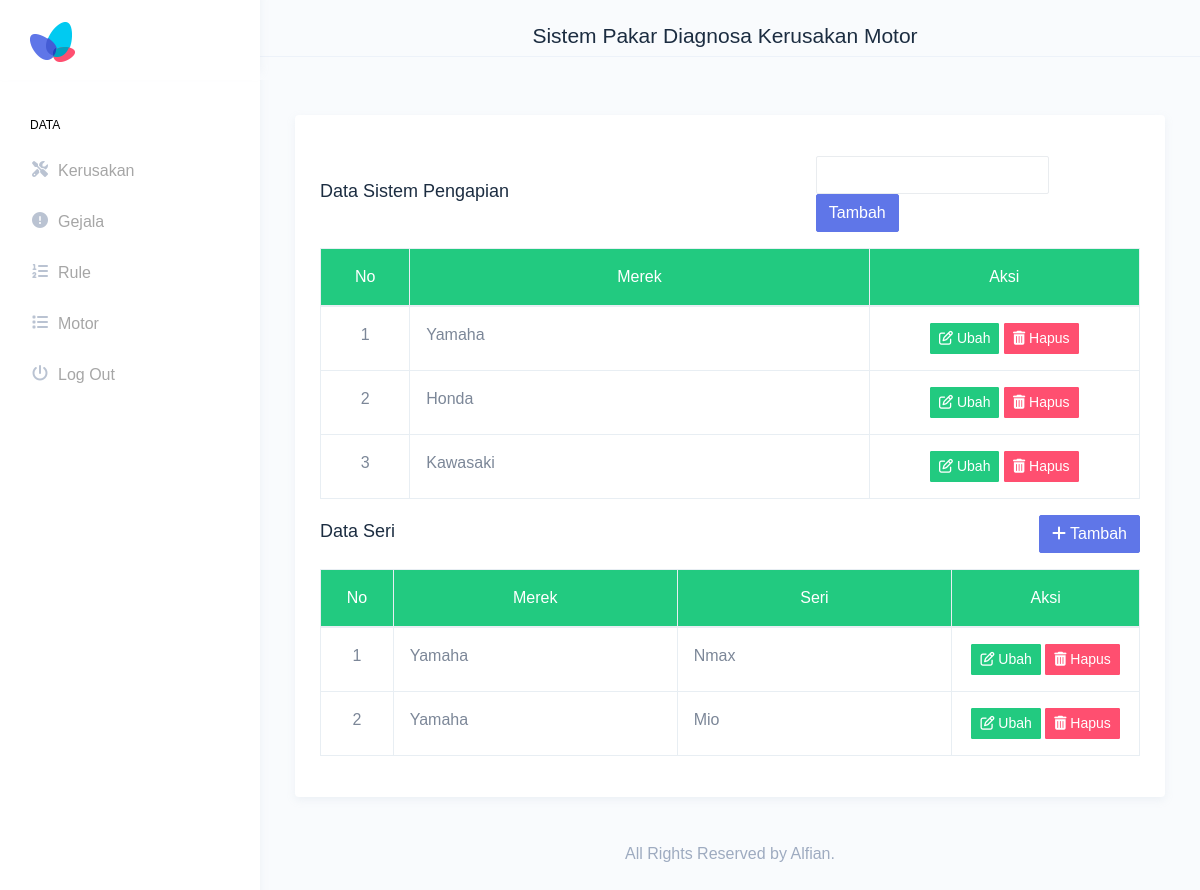
Before: /index.php/motor with the older database file.
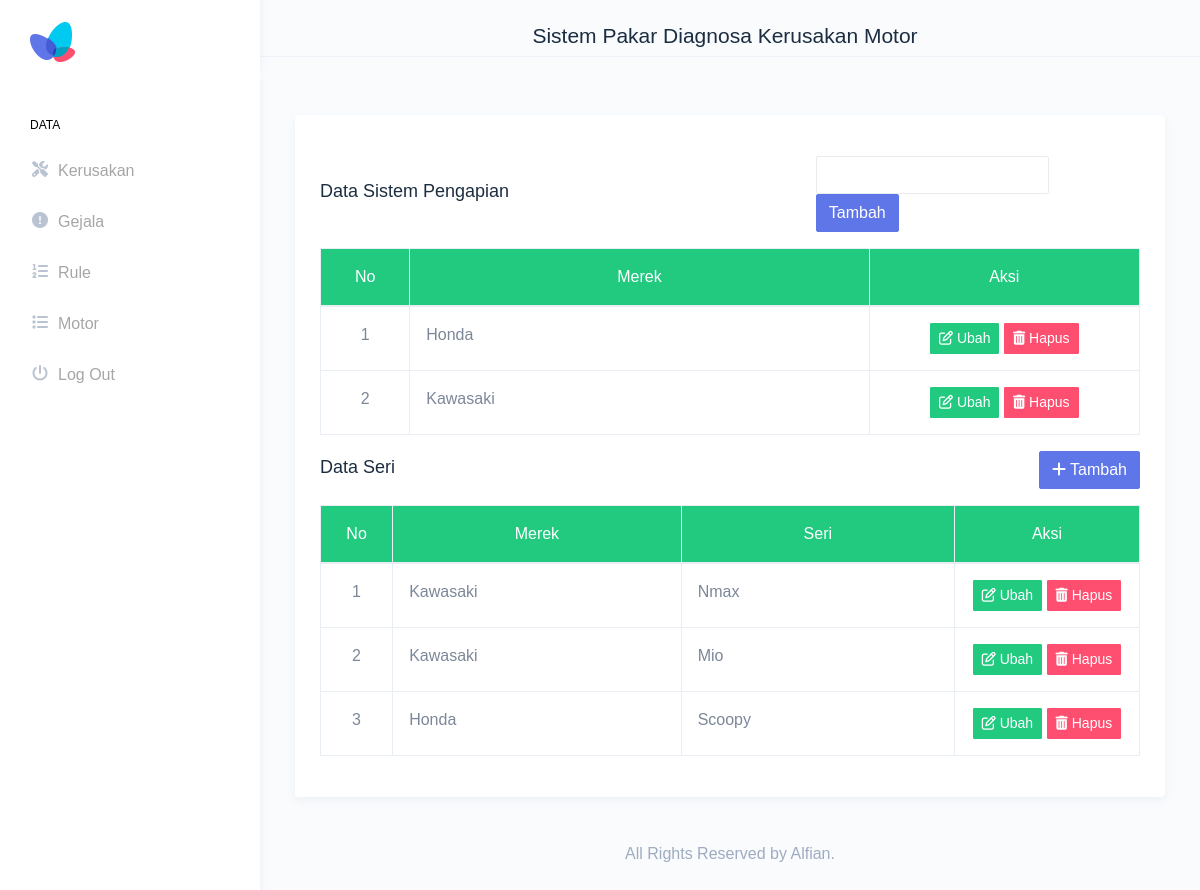
After: the same page with the newer database file.
### tables this page shows
CREATE TABLE `merek` (
  `id` int(11) NOT NULL,
  `nama` varchar(30) NOT NULL
);

CREATE TABLE `seri` (
  `id` int(11) NOT NULL,
  `nama` varchar(50) NOT NULL,
  `merek_id` int(11) NOT NULL
);

### application/controllers/Motor.php (called while the page is built, shortened)
<?php
class Motor extends CI_Controller
{
    public function index()
    {
        $data['title'] = 'Data Motor';
        $data['merek'] = $this->motor->getMerek();
        $data['seri'] = $this->motor->getSeri();
        $data['seri_list'] = $this->motor->JoinMerekWithSeri();
        $this->load->view('templates/header', $data);
        $this->load->view('templates/topbar');
        $this->load->view('templates/sidebar');
        $this->load->view('motor/index');
        $this->load->view('templates/footer');
    }
}

### index.php (called while the page is built, shortened)
<?php
require_once BASEPATH.'core/CodeIgniter.php';

### application/models/Motor_model.php (called while the page is built, shortened)
<?php
class Motor_model extends CI_model
{
    public function getMerek()
    {
        return $this->db->get('merek')->result_array();
    }
    public function JoinMerekWithSeri()
    {
        $query = $this->db->query("
            SELECT m.nama as merek, s.nama, m.id
            FROM merek as m
            INNER JOIN seri as s ON m.id = s.merek_id
        ")->result_array();
        return $query;
    }
}

### application/views/motor/index.php (the view, shortened to what this page needs)
<div class="page-wrapper">
    <div class="container-fluid">
        <div class="card">
            <div class="card-body">
                <div class="row my-3">
                    <div class="col-7 align-self-center">
                        <h4 class="page-title text-truncate text-dark font-weight-medium mb-1">Data Sistem Pengapian</h4>
                    </div>
                    <div class="col-5 align-self-center">
                        <div class="customize-input float-right form-inline">
                            <form action="<?= base_url('motor/insert') ?>" method="POST">
                                <input type="text" class="form-control mr-2" name="merek">
                                <button class="btn btn-primary"> Tambah</button>
                            </form>
                        </div>
                    </div>
                </div>
                <table class="table table-bordered">
                    <thead class="bg-success text-white">
                        <tr>
                            <th class="text-center" width="1%">No</th>
                            <th class="text-center" width="10%">Merek</th>
                            <th class="text-center" width="5%">Aksi</th>
                        </tr>
                    </thead>
                    <tbody>
                        <?php $i = 1; ?>
                        <?php foreach ($merek as $m) : ?>
                            <tr>
                                <td class="text-center"><?= $i ?></td>
                                <td><?= $m['nama'] ?></td>
                                <td class="text-center">
                                    <a href="<?= base_url('motor/ubah/') . $m['id'] ?>" class="btn btn-sm btn-success"><span><i class="fa fa-edit"></i> Ubah</span></a>
                                    <a href="<?= base_url('motor/delete/') . $m['id'] ?>" class="btn btn-sm btn-danger"><span><i class="fa fa-trash"></i></span> Hapus</a>
                                </td>
                            </tr>
                            <?php $i++; ?>
                        <?php endforeach; ?>
                    </tbody>
                </table>
                <div class="row my-3">
                    <div class="col-7 align-self-center">
                        <h4 class="page-title text-truncate text-dark font-weight-medium mb-1">Data Seri</h4>
                    </div>
                    <div class="col-5 align-self-center">
                        <div class="customize-input float-right">
                            <a href="<?= base_url('motor/add_seri') ?>" class="btn btn-primary"><span><i class="fa fa-plus"></i> Tambah</span></a>
                        </div>
                    </div>
                </div>
                <table class="table table-bordered">
                    <thead class="bg-success text-white">
                        <tr>
                            <th class="text-center" width="1%">No</th>
                            <th class="text-center" width="10%">Merek</th>
                            <th class="text-center" width="10%">Seri</th>
                            <th class="text-center" width="5%">Aksi</th>
                        </tr>
                    </thead>
                    <tbody>
                        <?php $i = 1; ?>
                        <?php foreach ($seri_list as $s) : ?>
                            <tr>
                                <td class="text-center"><?= $i ?></td>
                                <td><?= $s['merek'] ?></td>
                                <td><?= $s['nama'] ?></td>
                                <td class="text-center">
                                    <a href="<?= base_url('motor/ubah_seri/') . $s['id'] ?>" class="btn btn-sm btn-success"><span><i class="fa fa-edit"></i> Ubah</span></a>
                                    <a href="<?= base_url('motor/delete_seri/') . $s['id'] ?>" class="btn btn-sm btn-danger"><span><i class="fa fa-trash"></i></span> Hapus</a>
                                </td>
                            </tr>
                            <?php $i++; ?>
                        <?php endforeach; ?>
                    </tbody>
                </table>
            </div>
        </div>

### application/views/templates/header.php (shortened to what this page needs)
<!DOCTYPE html>
<html dir="ltr" lang="en">
<head>
    <link href="<?= base_url() ?>files/assets/extra-libs/c3/c3.min.css" rel="stylesheet">
    <link href="<?= base_url() ?>files/assets/libs/chartist/dist/chartist.min.css" rel="stylesheet">
    <link href="<?= base_url() ?>files/assets/extra-libs/jvector/jquery-jvectormap-2.0.2.css" rel="stylesheet" />
    <link href="<?= base_url() ?>files/dist/css/style.min.css" rel="stylesheet">
</head>

### application/views/templates/topbar.php (shortened to what this page needs)
<body>
    <div id="main-wrapper" data-theme="light" data-layout="vertical" data-navbarbg="skin6" data-sidebartype="full" data-sidebar-position="fixed" data-header-position="fixed" data-boxed-layout="full">
        <header class="topbar" data-navbarbg="skin6">
            <nav class="navbar top-navbar navbar-expand-md">
                <div class="navbar-header" data-logobg="skin6">
                    <div class="navbar-brand">
                        <a href="<?= base_url('admin') ?>">
                            <b class="logo-icon">
                                <img src="<?= base_url() ?>files/assets/images/logo-icon.png" alt="homepage" class="dark-logo" />
                            </b>
                        </a>
                    </div>
                </div>
                <div class="navbar-collapse collapse" id="navbarSupportedContent">
                    <ul class="navbar-nav float-left m-auto">
                        <h3 class="page-title text-truncate text-dark font-weight-medium">Sistem Pakar Diagnosa Kerusakan Motor</h3>
                    </ul>
                </div>
            </nav>
        </header>

### application/views/templates/sidebar.php
<aside class="left-sidebar" data-sidebarbg="skin6">
    <div class="scroll-sidebar" data-sidebarbg="skin6">
        <nav class="sidebar-nav">
            <ul id="sidebarnav">
                <li class="nav-small-cap"><span class="hide-menu">Data</span></li>
                <li class="sidebar-item"> <a class="sidebar-link sidebar-link" href="<?= base_url('kerusakan') ?>" aria-expanded="false"><i class="fa fa-tools"></i><span class="hide-menu">Kerusakan</span></a></li>
                <li class="sidebar-item"> <a class="sidebar-link sidebar-link" href="<?= base_url('gejala') ?>" aria-expanded="false"><i class="fa fa-exclamation-circle"></i><span class="hide-menu">Gejala</span></a></li>
                <li class="sidebar-item"> <a class="sidebar-link sidebar-link" href="<?= base_url('rule') ?>" aria-expanded="false"><i class="fa fa-list-ol"></i><span class="hide-menu">Rule</span></a></li>
                <li class="sidebar-item"> <a class="sidebar-link sidebar-link" href="<?= base_url('motor') ?>" aria-expanded="false"><i class="fa fa-list"></i><span class="hide-menu">Motor</span></a></li>
                <li class="sidebar-item"> <a class="sidebar-link sidebar-link" onclick="return confirm('Are you sure?')" href="<?= base_url('auth/logout') ?>" aria-expanded="false"><i class="fa fa-power-off"></i><span class="hide-menu">Log Out</span></a></li>
            </ul>
        </nav>
    </div>
</aside>

### application/views/templates/footer.php (shortened to what this page needs)
<footer class="footer text-center text-muted">
    All Rights Reserved by Alfian.
</footer>
</div>
</div>
</body>
</html>

Changed rows visible on the page:
removed merek: nama "Yamaha"
changed seri "Nmax": merek.nama "Yamaha" → "Kawasaki"
changed seri "Mio": merek.nama "Yamaha" → "Kawasaki"
added seri: merek.nama "Honda", nama "Scoopy"
